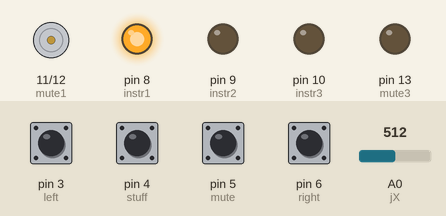
Simulated run of this sketch. Board: Arduino Uno, built with avr-gcc and run on an emulated ATmega328P. Shown: motor-driver pin pairs drawn as motors (green arrow = first pin HIGH = forward, orange = second pin HIGH = backward, longer = more drive), output pins drawn as LEDs (lit = HIGH). The test bench sets the inputs (shaded band); at power-on: pin 3 (left), pin 4 (stuff), pin 5 (mute), pin 6 (right) HIGH, A0 (jX) = 512.

Above: at 1.2 s.
1.3 s: pin 3 (left) pulled LOW for 1 s
At 2.7 s:
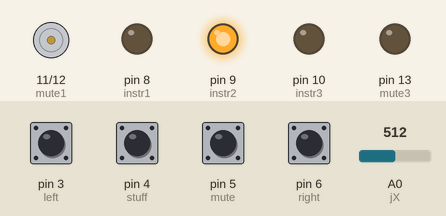
3.8 s: pin 5 (mute) pulled LOW for 0.15 s
At 5.0 s:
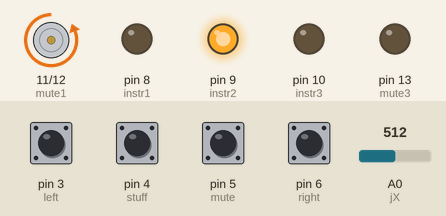
5.4 s: pin 6 (right) pulled LOW for 0.15 s
At 6.3 s:
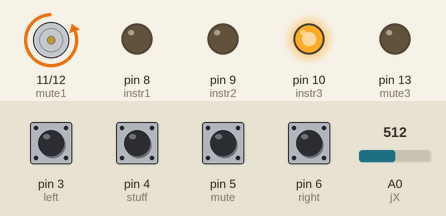
7.0 s: pin 5 (mute) pulled LOW for 1 s
At 8.2 s:
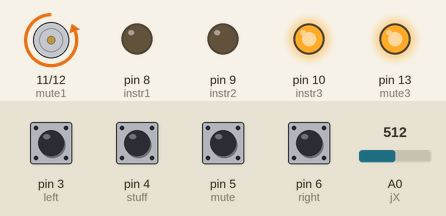
9.5 s: pin 3 (left) pulled LOW for 0.15 s
At 10.6 s:
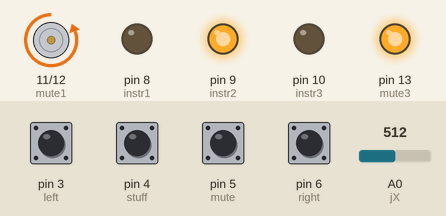
11.1 s: pin 6 (right) pulled LOW for 1 s
At 12.6 s:
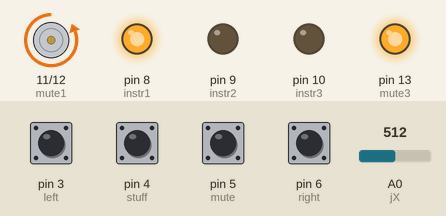
Timing chart, 0 to 14.1 s (numbered marks = the images above; inputs shaded):
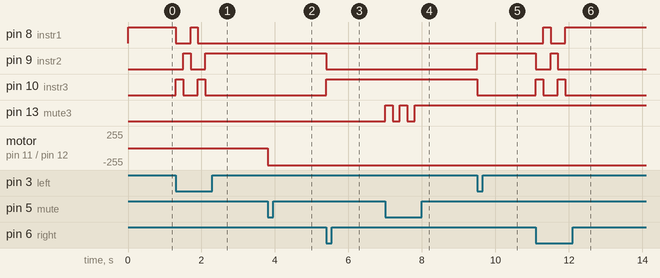

Measured:
- after the input at 1.3 s, pin 8 (instr1): HIGH → LOW at once, → HIGH 0.40 s later, → LOW 0.20 s later; pin 9 (instr2): LOW → HIGH after 0.20 s, → LOW 0.20 s later, → HIGH 0.40 s later; pin 10 (instr3): alternates HIGH for 0.20 s and LOW for 0.40 s, 4 changes in all, then stays LOW, starting at once
- after the input at 3.8 s, motor on pin 11 (mute1) / pin 12 (mute2): stopped → backward 255/255 at once
- after the input at 5.4 s, pin 9 (instr2): HIGH → LOW at once; pin 10 (instr3): LOW → HIGH at once
- after the input at 7.0 s, pin 13 (mute3): alternates HIGH for 0.20 s and LOW for 0.20 s, 5 changes in all, then stays HIGH, starting at once
- after the input at 9.5 s, pin 9 (instr2): LOW → HIGH at once; pin 10 (instr3): HIGH → LOW at once
- after the input at 11.1 s, pin 8 (instr1): LOW → HIGH after 0.20 s, → LOW 0.20 s later, → HIGH 0.40 s later; pin 9 (instr2): HIGH → LOW at once, → HIGH 0.40 s later, → LOW 0.20 s later; pin 10 (instr3): alternates HIGH for 0.20 s and LOW for 0.40 s, 4 changes in all, then stays LOW, starting at once

The sketch:

test.ino
```cpp
#define instr1 8
#define instr2 9
#define instr3 10
#define mute1 11
#define mute2 12
#define mute3 13

#define joyclick 2
#define jX A0
#define jY A1

#define left 3
#define right 6
#define mute 5
#define stuff 4

int status = 0;

int pitchbend;

boolean m1=false;
boolean m2=false;
boolean m3=false;

boolean play = false;

boolean LRactive = false;
long LRmillis=0;

boolean muteactive = false;
long mutemillis=0;

boolean stuffactive = false;
long stuffmillis=0;

void setup() {

  Serial.begin(9600);
  // put your setup code here, to run once:
  pinMode(instr1, OUTPUT);
  pinMode(instr2, OUTPUT);
  pinMode(instr3, OUTPUT);
  pinMode(mute1, OUTPUT);
  pinMode(mute2, OUTPUT);
  pinMode(mute3, OUTPUT);

  pinMode(joyclick, INPUT_PULLUP);
  pinMode(left, INPUT_PULLUP);
  pinMode(right, INPUT_PULLUP);
  pinMode(mute, INPUT_PULLUP);
  pinMode(stuff, INPUT_PULLUP);
  pinMode(jX, INPUT_PULLUP);
}

void loop() {
  //Falls das Board über 50 Tage läuft kek
  if(LRmillis - millis() > 500) LRmillis=0;
  if(mutemillis - millis() > 500) mutemillis=0;
  if(stuffmillis - millis() > 500) stuffmillis = 0;

  pitchbend = analogRead(jX);


  if (!digitalRead(stuff)){
    play = true;
    } else {
    play = false;
  }

  if(play == true){
    String serialout;
    if(m1) serialout+= "1";
    else serialout+="0";
    if(m2) serialout+= "1";
    else serialout+="0";
    if(m3) serialout+= "1";
    else serialout+="0";

    serialout += " ";
    serialout += status;
    serialout += " ";

    serialout += pitchbend;
    Serial.println(serialout);
   }


  //Status per LED ausgeben
  switch (status){
    case 0:
      digitalWrite(instr1, HIGH);
      digitalWrite(instr2, LOW);
      digitalWrite(instr3, LOW);
      break;
    case 1:
      digitalWrite(instr1, LOW);
      digitalWrite(instr2, HIGH);
      digitalWrite(instr3, LOW);
      break;
    case 2:
      digitalWrite(instr1, LOW);
      digitalWrite(instr2, LOW);
      digitalWrite(instr3, HIGH);
      break;
  }

  //Statusänderung überprüfen
  if(!digitalRead(left)&&!LRactive){
    if(status==0) status = 3;
    status--;
    LRactive = true;
    LRmillis = millis() + 200;
  }
  if(!digitalRead(right)&&!LRactive){
    status++;
    status = status %3;
    LRactive = true;
    LRmillis = millis() + 200;
  }
  //Timer für LRfreigabe
  if(millis() > LRmillis){
    LRactive = false;
  }

  //Mute Button registrieren
  if(!digitalRead(mute)&&!muteactive){
    muteactive=true;
    mutemillis = millis()+200;
    switch (status){
    case 0:
      m1=!m1;
      break;
    case 1:
      m2=!m2;
      break;
    case 2:
      m3=!m3;
      break;
    }
  }
  //Timer für Mutefreigabe
  if(millis() > mutemillis){
    muteactive = false;
  }

  //MuteLEDs flashen
  if(m1){
    digitalWrite(mute1, HIGH);
  }else{
    digitalWrite(mute1, LOW);
  }

  if(m2){
    digitalWrite(mute2, HIGH);
  }else{
    digitalWrite(mute2, LOW);
  }

  if(m3){
    digitalWrite(mute3, HIGH);
  }else{
    digitalWrite(mute3, LOW);
  }


}
```
